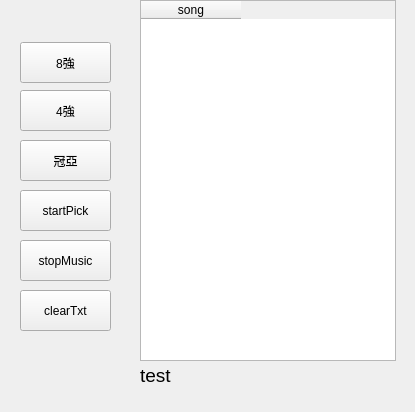
<?xml version="1.0" encoding="UTF-8"?>
<ui version="4.0">
 <class>controlPenal</class>
 <widget class="QWidget" name="controlPenal">
  <property name="geometry">
   <rect>
    <x>0</x>
    <y>0</y>
    <width>415</width>
    <height>412</height>
   </rect>
  </property>
  <property name="windowTitle">
   <string>控制台</string>
  </property>
  <widget class="QPushButton" name="loadRound8">
   <property name="geometry">
    <rect>
     <x>20</x>
     <y>42</y>
     <width>91</width>
     <height>41</height>
    </rect>
   </property>
   <property name="text">
    <string>8強</string>
   </property>
  </widget>
  <widget class="QPushButton" name="loadRoundFinal">
   <property name="geometry">
    <rect>
     <x>20</x>
     <y>140</y>
     <width>91</width>
     <height>41</height>
    </rect>
   </property>
   <property name="text">
    <string>冠亞</string>
   </property>
  </widget>
  <widget class="QPushButton" name="loadRound4">
   <property name="geometry">
    <rect>
     <x>20</x>
     <y>90</y>
     <width>91</width>
     <height>41</height>
    </rect>
   </property>
   <property name="text">
    <string>4強</string>
   </property>
  </widget>
  <widget class="QLabel" name="result">
   <property name="geometry">
    <rect>
     <x>140</x>
     <y>360</y>
     <width>251</width>
     <height>31</height>
    </rect>
   </property>
   <property name="text">
    <string>&lt;html&gt;&lt;head/&gt;&lt;body&gt;&lt;p&gt;&lt;span style=&quot; font-size:14pt;&quot;&gt;test&lt;/span&gt;&lt;/p&gt;&lt;/body&gt;&lt;/html&gt;</string>
   </property>
  </widget>
  <widget class="QTableWidget" name="songList">
   <property name="geometry">
    <rect>
     <x>140</x>
     <y>0</y>
     <width>256</width>
     <height>361</height>
    </rect>
   </property>
   <column>
    <property name="text">
     <string>song</string>
    </property>
   </column>
  </widget>
  <widget class="QPushButton" name="startPick">
   <property name="geometry">
    <rect>
     <x>20</x>
     <y>190</y>
     <width>91</width>
     <height>41</height>
    </rect>
   </property>
   <property name="text">
    <string>startPick</string>
   </property>
  </widget>
  <widget class="QPushButton" name="stopMusic">
   <property name="geometry">
    <rect>
     <x>20</x>
     <y>240</y>
     <width>91</width>
     <height>41</height>
    </rect>
   </property>
   <property name="text">
    <string>stopMusic</string>
   </property>
  </widget>
  <widget class="QPushButton" name="clearTxt">
   <property name="geometry">
    <rect>
     <x>20</x>
     <y>290</y>
     <width>91</width>
     <height>41</height>
    </rect>
   </property>
   <property name="text">
    <string>clearTxt</string>
   </property>
  </widget>
 </widget>
 <resources/>
 <connections/>
</ui>
